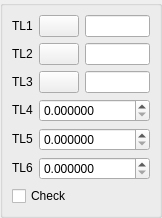
<?xml version="1.0" encoding="UTF-8"?>
<ui version="4.0">
 <class>DlgRef_3Sel3Spin1Check_QTD</class>
 <widget class="QWidget" name="DlgRef_3Sel3Spin1Check_QTD">
  <property name="geometry">
   <rect>
    <x>0</x>
    <y>0</y>
    <width>156</width>
    <height>216</height>
   </rect>
  </property>
  <property name="sizePolicy">
   <sizepolicy hsizetype="Preferred" vsizetype="Preferred">
    <horstretch>0</horstretch>
    <verstretch>0</verstretch>
   </sizepolicy>
  </property>
  <property name="windowTitle">
   <string/>
  </property>
  <layout class="QGridLayout">
   <property name="margin">
    <number>0</number>
   </property>
   <property name="spacing">
    <number>0</number>
   </property>
   <item row="0" column="0">
    <widget class="QGroupBox" name="GroupBox1">
     <property name="sizePolicy">
      <sizepolicy hsizetype="Preferred" vsizetype="Preferred">
       <horstretch>0</horstretch>
       <verstretch>0</verstretch>
      </sizepolicy>
     </property>
     <property name="title">
      <string/>
     </property>
     <layout class="QGridLayout">
      <property name="margin">
       <number>9</number>
      </property>
      <property name="spacing">
       <number>6</number>
      </property>
      <item row="6" column="0" colspan="3">
       <widget class="QCheckBox" name="CheckBox1">
        <property name="text">
         <string>Check</string>
        </property>
       </widget>
      </item>
      <item row="3" column="1" colspan="2">
       <widget class="SalomeApp_DoubleSpinBox" name="SpinBox1">
        <property name="decimals">
         <number>6</number>
        </property>
        <property name="maximum">
         <double>1000000000.000000000000000</double>
        </property>
       </widget>
      </item>
      <item row="5" column="1" colspan="2">
       <widget class="SalomeApp_DoubleSpinBox" name="SpinBox3">
        <property name="decimals">
         <number>6</number>
        </property>
        <property name="maximum">
         <double>1000000000.000000000000000</double>
        </property>
       </widget>
      </item>
      <item row="4" column="1" colspan="2">
       <widget class="SalomeApp_DoubleSpinBox" name="SpinBox2">
        <property name="decimals">
         <number>6</number>
        </property>
        <property name="maximum">
         <double>1000000000.000000000000000</double>
        </property>
       </widget>
      </item>
      <item row="1" column="1">
       <widget class="QPushButton" name="PushButton2">
        <property name="sizePolicy">
         <sizepolicy hsizetype="Fixed" vsizetype="Fixed">
          <horstretch>0</horstretch>
          <verstretch>0</verstretch>
         </sizepolicy>
        </property>
        <property name="text">
         <string/>
        </property>
       </widget>
      </item>
      <item row="0" column="2">
       <widget class="QLineEdit" name="LineEdit1"/>
      </item>
      <item row="1" column="0">
       <widget class="QLabel" name="TextLabel2">
        <property name="sizePolicy">
         <sizepolicy hsizetype="Fixed" vsizetype="Fixed">
          <horstretch>0</horstretch>
          <verstretch>0</verstretch>
         </sizepolicy>
        </property>
        <property name="text">
         <string>TL2</string>
        </property>
        <property name="wordWrap">
         <bool>false</bool>
        </property>
       </widget>
      </item>
      <item row="2" column="1">
       <widget class="QPushButton" name="PushButton3">
        <property name="sizePolicy">
         <sizepolicy hsizetype="Fixed" vsizetype="Fixed">
          <horstretch>0</horstretch>
          <verstretch>0</verstretch>
         </sizepolicy>
        </property>
        <property name="text">
         <string/>
        </property>
       </widget>
      </item>
      <item row="1" column="2">
       <widget class="QLineEdit" name="LineEdit2"/>
      </item>
      <item row="3" column="0">
       <widget class="QLabel" name="TextLabel4">
        <property name="sizePolicy">
         <sizepolicy hsizetype="Fixed" vsizetype="Fixed">
          <horstretch>0</horstretch>
          <verstretch>0</verstretch>
         </sizepolicy>
        </property>
        <property name="text">
         <string>TL4</string>
        </property>
        <property name="wordWrap">
         <bool>false</bool>
        </property>
       </widget>
      </item>
      <item row="0" column="1">
       <widget class="QPushButton" name="PushButton1">
        <property name="sizePolicy">
         <sizepolicy hsizetype="Fixed" vsizetype="Fixed">
          <horstretch>0</horstretch>
          <verstretch>0</verstretch>
         </sizepolicy>
        </property>
        <property name="text">
         <string/>
        </property>
       </widget>
      </item>
      <item row="2" column="0">
       <widget class="QLabel" name="TextLabel3">
        <property name="sizePolicy">
         <sizepolicy hsizetype="Fixed" vsizetype="Fixed">
          <horstretch>0</horstretch>
          <verstretch>0</verstretch>
         </sizepolicy>
        </property>
        <property name="text">
         <string>TL3</string>
        </property>
        <property name="wordWrap">
         <bool>false</bool>
        </property>
       </widget>
      </item>
      <item row="2" column="2">
       <widget class="QLineEdit" name="LineEdit3"/>
      </item>
      <item row="0" column="0">
       <widget class="QLabel" name="TextLabel1">
        <property name="sizePolicy">
         <sizepolicy hsizetype="Fixed" vsizetype="Fixed">
          <horstretch>0</horstretch>
          <verstretch>0</verstretch>
         </sizepolicy>
        </property>
        <property name="text">
         <string>TL1</string>
        </property>
        <property name="wordWrap">
         <bool>false</bool>
        </property>
       </widget>
      </item>
      <item row="4" column="0">
       <widget class="QLabel" name="TextLabel5">
        <property name="sizePolicy">
         <sizepolicy hsizetype="Fixed" vsizetype="Fixed">
          <horstretch>0</horstretch>
          <verstretch>0</verstretch>
         </sizepolicy>
        </property>
        <property name="text">
         <string>TL5</string>
        </property>
        <property name="wordWrap">
         <bool>false</bool>
        </property>
       </widget>
      </item>
      <item row="5" column="0">
       <widget class="QLabel" name="TextLabel6">
        <property name="sizePolicy">
         <sizepolicy hsizetype="Fixed" vsizetype="Fixed">
          <horstretch>0</horstretch>
          <verstretch>0</verstretch>
         </sizepolicy>
        </property>
        <property name="text">
         <string>TL6</string>
        </property>
        <property name="wordWrap">
         <bool>false</bool>
        </property>
       </widget>
      </item>
     </layout>
    </widget>
   </item>
  </layout>
 </widget>
 <layoutdefault spacing="6" margin="11"/>
 <pixmapfunction>qPixmapFromMimeSource</pixmapfunction>
 <customwidgets>
  <customwidget>
   <class>SalomeApp_DoubleSpinBox</class>
   <extends>QDoubleSpinBox</extends>
   <header location="global">SalomeApp_DoubleSpinBox.h</header>
  </customwidget>
 </customwidgets>
 <tabstops>
  <tabstop>PushButton1</tabstop>
  <tabstop>LineEdit1</tabstop>
  <tabstop>PushButton2</tabstop>
  <tabstop>LineEdit2</tabstop>
  <tabstop>PushButton3</tabstop>
  <tabstop>LineEdit3</tabstop>
  <tabstop>SpinBox1</tabstop>
  <tabstop>SpinBox2</tabstop>
  <tabstop>SpinBox3</tabstop>
  <tabstop>CheckBox1</tabstop>
 </tabstops>
 <resources/>
 <connections/>
</ui>
